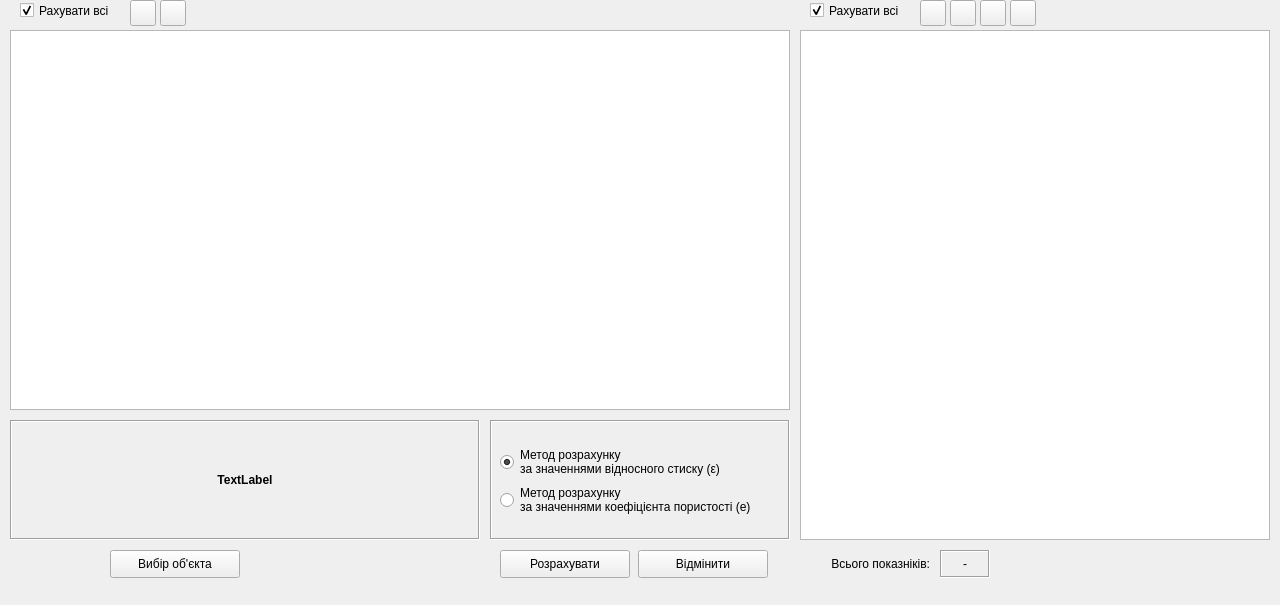
  <widget class="QWidget" name="page_4">
   <property name="geometry">
    <rect>
     <x>0</x>
     <y>0</y>
     <width>1280</width>
     <height>605</height>
    </rect>
   </property>
   <attribute name="label">
    <string>Обчислення нормативних та розрахункових значень модуля деформації з використанням аналітичної апроксимації компресійної кривої</string>
   </attribute>
   <widget class="QCheckBox" name="checkBox_5">
    <property name="geometry">
     <rect>
      <x>20</x>
      <y>0</y>
      <width>105</width>
      <height>21</height>
     </rect>
    </property>
    <property name="text">
     <string>Рахувати всі</string>
    </property>
    <property name="checked">
     <bool>true</bool>
    </property>
   </widget>
   <widget class="QToolButton" name="toolButton_13">
    <property name="geometry">
     <rect>
      <x>130</x>
      <y>0</y>
      <width>26</width>
      <height>26</height>
     </rect>
    </property>
    <property name="toolTip">
     <string>Додати рядок до таблиці інженерно-геологічних елементів</string>
    </property>
    <property name="statusTip">
     <string>Додавання рядка до таблиці</string>
    </property>
    <property name="locale">
     <locale language="Ukrainian" country="Ukraine"/>
    </property>
    <property name="text">
     <string/>
    </property>
    <property name="icon">
     <iconset>
      <normaloff>../icons/16x16/actions/list-add.png</normaloff>../icons/16x16/actions/list-add.png</iconset>
    </property>
    <property name="arrowType">
     <enum>Qt::NoArrow</enum>
    </property>
   </widget>
   <widget class="QTableView" name="tableIGEcompres">
    <property name="geometry">
     <rect>
      <x>10</x>
      <y>30</y>
      <width>780</width>
      <height>380</height>
     </rect>
    </property>
    <property name="locale">
     <locale language="Ukrainian" country="Ukraine"/>
    </property>
    <attribute name="verticalHeaderDefaultSectionSize">
     <number>25</number>
    </attribute>
   </widget>
   <widget class="QToolButton" name="toolButton_14">
    <property name="geometry">
     <rect>
      <x>160</x>
      <y>0</y>
      <width>26</width>
      <height>26</height>
     </rect>
    </property>
    <property name="toolTip">
     <string>Вилучити рядок з таблиці інженерно-геологічних елементів</string>
    </property>
    <property name="statusTip">
     <string>Вилучення рядка з таблиці</string>
    </property>
    <property name="text">
     <string/>
    </property>
    <property name="icon">
     <iconset>
      <normaloff>../icons/16x16/actions/list-remove.png</normaloff>../icons/16x16/actions/list-remove.png</iconset>
    </property>
   </widget>
   <widget class="QCheckBox" name="checkBox_6">
    <property name="geometry">
     <rect>
      <x>810</x>
      <y>0</y>
      <width>105</width>
      <height>21</height>
     </rect>
    </property>
    <property name="text">
     <string>Рахувати всі</string>
    </property>
    <property name="checked">
     <bool>true</bool>
    </property>
   </widget>
   <widget class="QToolButton" name="toolButton_15">
    <property name="geometry">
     <rect>
      <x>920</x>
      <y>0</y>
      <width>26</width>
      <height>26</height>
     </rect>
    </property>
    <property name="toolTip">
     <string>Додати рядок до таблиці результатів випробувань грунтів</string>
    </property>
    <property name="statusTip">
     <string>Додавання рядка до таблиці</string>
    </property>
    <property name="locale">
     <locale language="Ukrainian" country="Ukraine"/>
    </property>
    <property name="text">
     <string/>
    </property>
    <property name="icon">
     <iconset>
      <normaloff>../icons/16x16/actions/list-add.png</normaloff>../icons/16x16/actions/list-add.png</iconset>
    </property>
    <property name="arrowType">
     <enum>Qt::NoArrow</enum>
    </property>
   </widget>
   <widget class="QToolButton" name="toolButton_16">
    <property name="geometry">
     <rect>
      <x>1010</x>
      <y>0</y>
      <width>26</width>
      <height>26</height>
     </rect>
    </property>
    <property name="toolTip">
     <string>Вилучити всі рядки з таблиці</string>
    </property>
    <property name="statusTip">
     <string>Вилучення всіх рядків з таблиці результатів зрізних випробувань</string>
    </property>
    <property name="text">
     <string/>
    </property>
    <property name="icon">
     <iconset>
      <normaloff>../icons/16x16/actions/edit-table-delete-row.png</normaloff>../icons/16x16/actions/edit-table-delete-row.png</iconset>
    </property>
   </widget>
   <widget class="QTableView" name="tableCompres">
    <property name="geometry">
     <rect>
      <x>800</x>
      <y>30</y>
      <width>470</width>
      <height>510</height>
     </rect>
    </property>
    <attribute name="verticalHeaderDefaultSectionSize">
     <number>25</number>
    </attribute>
   </widget>
   <widget class="QToolButton" name="toolButton_17">
    <property name="geometry">
     <rect>
      <x>950</x>
      <y>0</y>
      <width>26</width>
      <height>26</height>
     </rect>
    </property>
    <property name="toolTip">
     <string>Вилучити рядок з таблиці результатів випробувань грунтів</string>
    </property>
    <property name="statusTip">
     <string>Вилучення рядка з таблиці</string>
    </property>
    <property name="text">
     <string/>
    </property>
    <property name="icon">
     <iconset>
      <normaloff>../icons/16x16/actions/list-remove.png</normaloff>../icons/16x16/actions/list-remove.png</iconset>
    </property>
   </widget>
   <widget class="QToolButton" name="toolButton_18">
    <property name="geometry">
     <rect>
      <x>980</x>
      <y>0</y>
      <width>26</width>
      <height>26</height>
     </rect>
    </property>
    <property name="toolTip">
     <string>Імпортувати дані з файлу формату CSV</string>
    </property>
    <property name="statusTip">
     <string>Імпортує дані з файлу формату CSV</string>
    </property>
    <property name="text">
     <string/>
    </property>
    <property name="icon">
     <iconset>
      <normaloff>../icons/16x16/actions/document-import.png</normaloff>../icons/16x16/actions/document-import.png</iconset>
    </property>
   </widget>
   <widget class="QPushButton" name="pushButton_7">
    <property name="geometry">
     <rect>
      <x>500</x>
      <y>550</y>
      <width>130</width>
      <height>28</height>
     </rect>
    </property>
    <property name="text">
     <string>Розрахувати</string>
    </property>
    <property name="icon">
     <iconset>
      <normaloff>../icons/16x16/apps/accessories-calculator.png</normaloff>../icons/16x16/apps/accessories-calculator.png</iconset>
    </property>
   </widget>
   <widget class="QLabel" name="label_7">
    <property name="geometry">
     <rect>
      <x>10</x>
      <y>420</y>
      <width>470</width>
      <height>120</height>
     </rect>
    </property>
    <property name="font">
     <font>
      <weight>75</weight>
      <bold>true</bold>
     </font>
    </property>
    <property name="frameShape">
     <enum>QFrame::Box</enum>
    </property>
    <property name="frameShadow">
     <enum>QFrame::Sunken</enum>
    </property>
    <property name="text">
     <string>TextLabel</string>
    </property>
    <property name="alignment">
     <set>Qt::AlignCenter</set>
    </property>
    <property name="wordWrap">
     <bool>true</bool>
    </property>
    <property name="margin">
     <number>3</number>
    </property>
    <property name="textInteractionFlags">
     <set>Qt::TextSelectableByMouse</set>
    </property>
   </widget>
   <widget class="QPushButton" name="pushButton_8">
    <property name="geometry">
     <rect>
      <x>110</x>
      <y>550</y>
      <width>130</width>
      <height>28</height>
     </rect>
    </property>
    <property name="text">
     <string>Вибір об'єкта</string>
    </property>
    <property name="icon">
     <iconset>
      <normaloff>../icons/16x16/categories/crane.png</normaloff>../icons/16x16/categories/crane.png</iconset>
    </property>
   </widget>
   <widget class="QPushButton" name="pushButton_9">
    <property name="geometry">
     <rect>
      <x>638</x>
      <y>550</y>
      <width>130</width>
      <height>28</height>
     </rect>
    </property>
    <property name="text">
     <string>Відмінити</string>
    </property>
    <property name="icon">
     <iconset>
      <normaloff>../icons/16x16/actions/dialog-cancel.png</normaloff>../icons/16x16/actions/dialog-cancel.png</iconset>
    </property>
   </widget>
   <widget class="QFrame" name="frame_3">
    <property name="geometry">
     <rect>
      <x>490</x>
      <y>420</y>
      <width>300</width>
      <height>120</height>
     </rect>
    </property>
    <property name="frameShape">
     <enum>QFrame::Box</enum>
    </property>
    <property name="frameShadow">
     <enum>QFrame::Sunken</enum>
    </property>
    <widget class="QRadioButton" name="radioButton_7">
     <property name="geometry">
      <rect>
       <x>10</x>
       <y>22</y>
       <width>281</width>
       <height>40</height>
      </rect>
     </property>
     <property name="text">
      <string>Метод розрахунку 
за значеннями відносного стиску (ε)</string>
     </property>
     <property name="checked">
      <bool>true</bool>
     </property>
    </widget>
    <widget class="QRadioButton" name="radioButton_8">
     <property name="geometry">
      <rect>
       <x>10</x>
       <y>60</y>
       <width>281</width>
       <height>40</height>
      </rect>
     </property>
     <property name="text">
      <string>Метод розрахунку 
за значеннями коефіцієнта пористості (e)</string>
     </property>
    </widget>
   </widget>
   <widget class="QLabel" name="label_8">
    <property name="geometry">
     <rect>
      <x>810</x>
      <y>550</y>
      <width>120</width>
      <height>28</height>
     </rect>
    </property>
    <property name="text">
     <string>Всього показніків:</string>
    </property>
    <property name="alignment">
     <set>Qt::AlignRight|Qt::AlignTrailing|Qt::AlignVCenter</set>
    </property>
   </widget>
   <widget class="QLabel" name="label_9">
    <property name="geometry">
     <rect>
      <x>940</x>
      <y>550</y>
      <width>50</width>
      <height>28</height>
     </rect>
    </property>
    <property name="frameShape">
     <enum>QFrame::Box</enum>
    </property>
    <property name="frameShadow">
     <enum>QFrame::Sunken</enum>
    </property>
    <property name="text">
     <string>-</string>
    </property>
    <property name="alignment">
     <set>Qt::AlignCenter</set>
    </property>
   </widget>
  </widget>
